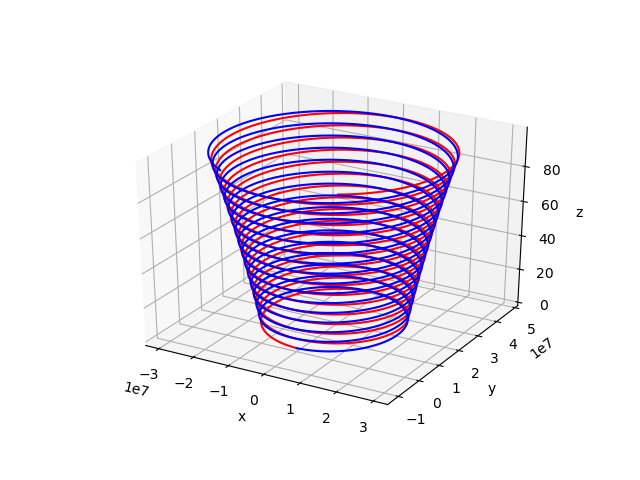

Generate this figure with Python:
#!/usr/bin/python
# coding: utf-8
import matplotlib.pyplot as plt
from mpl_toolkits.mplot3d import Axes3D
import matplotlib.pyplot as plt
from matplotlib import style
import numpy as np

Bz=10.0 #Magnitud del campo magnético en la dirección z
k=9.0e9 #Valor aproximado constante de Coulomb [N*m^2/C^2]
N=10000 #Número de iteraciones
t=0.0
dt=0.01 #Paso de tiempo

class Particula:
    #Atributos
    cargada = True

    #Instancias
    def __init__(self,x,y,z,vx,vy,vz,m,carga):
        self.X=x
        self.Y=y
        self.Z=z
        self.VX=vx
        self.VY=vy
        self.VZ=vz
        self.M=m
        self.e=carga

    def lorentz(self, xx, yy, zz, q):
        em=(self.e/self.M) #Relación Carga Masa y Separación Partículas r^3
        r=((self.X-xx)**2+(self.Y-yy)**2+(self.Z-zz)**2)**(1.5)
        
        #Componentes del campo Electrico
        Ex=k*q*(self.X-xx)/r
        Ey=k*q*(self.Y-yy)/r
        Ez=k*q*(self.Z-zz)/r

        #Componentes de la aceleración
        a1=em*(Ex + (self.VY*Bz))
        a2=em*(Ey - (self.VX*Bz))
        a3=em*Ez
        
        #Actualización posiciones
        pos1=self.X=self.X+(self.VX*dt)
        pos2=self.Y=self.Y+(self.VY*dt)
        pos3=self.Z=self.Z+(self.VZ*dt)
        
        #Actualización velocidades
        vel1=self.VX=self.VX+(a1*dt)
        vel2=self.VY=self.VY+(a2*dt)
        vel3=self.VZ=self.VZ+(a3*dt)

#Asignación de valores iniciales de variables y valor de parámetros
I1=Particula(1.0,0.0,0.0,0.0,0.0,0.0,10.0,1)
I2=Particula(0.0,0.0,0.0,0.0,0.0,0.0,10.0,-1)

print("Valor inicial x, y, z, vx, vy, vz")
print("Partícula 1:")
print(I1.X,I1.Y,I1.Z,I1.VX,I1.VY,I1.VZ)
print("Partícula 2:")
print(I2.X,I2.Y,I2.Z,I2.VX,I2.VY,I2.VZ)

x1=[]
y1=[]
z1=[]
x2=[]
y2=[]
z2=[]

for i in range(N-1):
    Paso=np.array([I1.X,I1.Y,I1.Z,I1.VX,I1.VY,I1.VZ,I1.M,I1.e])
    I1.lorentz(I2.X, I2.Y, I2.Z, I2.e)        
    I2.lorentz(Paso[0], Paso[1], Paso[2], Paso[7])
    x1=np.append(x1,I1.X)
    y1=np.append(y1,I1.Y)
    z1=np.append(z1,t)
    x2=np.append(x2,I2.X)
    y2=np.append(y2,I2.Y)
    z2=np.append(z2,t)
    t+=dt

print("Valor final 10000 iteraciones x, y, z, vx, vy, vz")
print("Partícula 1:")
print(I1.X,I1.Y,I1.Z,I1.VX,I1.VY,I1.VZ)
print("Partícula 2:")
print(I2.X,I2.Y,I2.Z,I2.VX,I2.VY,I2.VZ)

fig = plt.figure()
ax = fig.add_subplot(111, projection='3d')
ax.plot(x1,y1,z1,c='r')
ax.plot(x2,y2,z2,c='b')
ax.set_xlabel("x")
ax.set_ylabel("y")
ax.set_zlabel("z")
plt.show()
